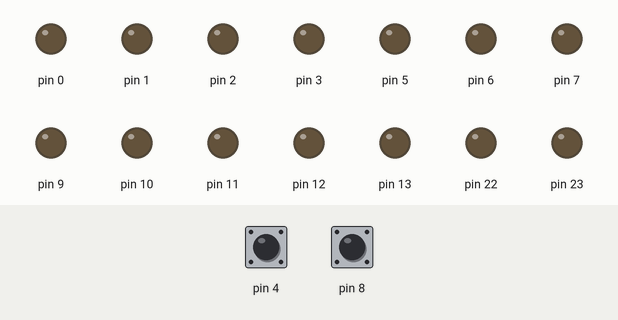
Bench run of a sketch on a simulated Arduino Uno, built with avr-gcc and run on an emulated ATmega328P. Shown: output pins drawn as LEDs (lit = HIGH). The inputs (shaded band) are chosen by the test bench; at power-on: pin 4 HIGH, pin 8 HIGH.

Above: at 5.0 s.
5.1 s: pin 4 pulled LOW for 3.2 s
At 5.8 s:
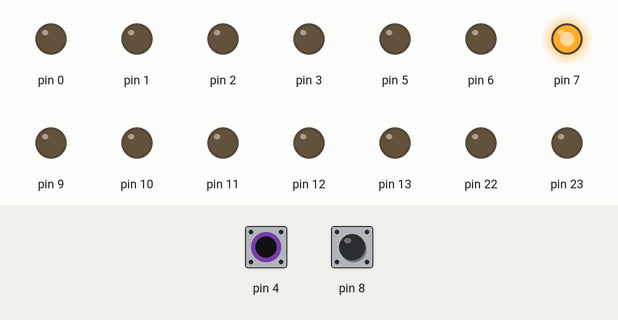
10.8 s: pin 8 pulled LOW for 0.15 s
At 11.4 s:
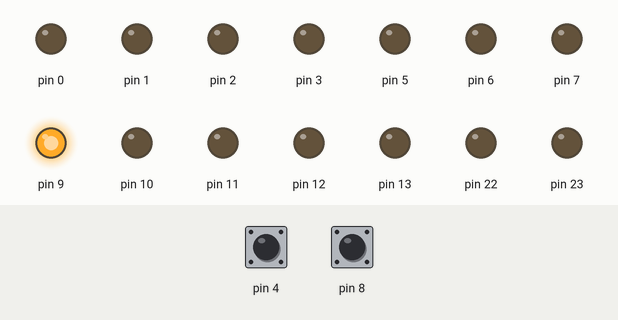
13.9 s: pin 8 pulled LOW for 1 s
At 15.0 s:
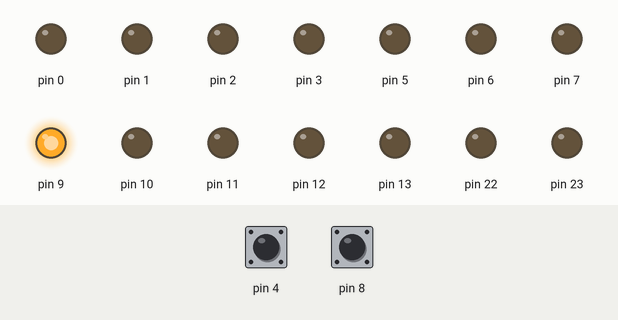
17.9 s: pin 8 pulled LOW for 3.2 s
At 24.3 s:
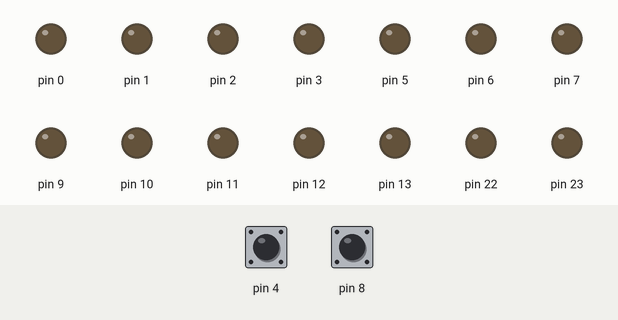
Timing chart, 0 to 25.1 s (numbered marks = the images above; inputs shaded):
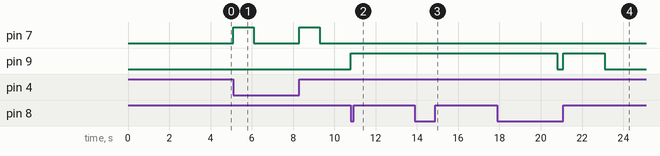

The sketch:

relatorio_12.ino
```cpp
// Na interrupção PCINT0
ISR(PCINT2_vect)
{
    PORTD |= 0b10000000;
    _delay_ms(1000);
    PORTD &= ~(0b10000000);
}

// Na interrupção PCINT2
ISR(PCINT0_vect)
{
    PORTB |= 0b00000010;
    _delay_ms(2000);
    PORTB &= ~(0b00000010);

}

int main(void)
{
    // Configura GPIO
    DDRD |= 0b11101111;  // Pinos do PD em entrada
    PORTD |= 0b00010000; // PULL-UP nos pinos de entrada

    DDRB |= 0b11111110;
    PORTB |= 0b00000001;

    // Habilita interrupção no grupo PCINT2 e PCINT0
    PCICR |= 0b00000101;

    // Habilita PCINT no pino PD4 -> PCINT20
    PCMSK2 |= 0b00010000;
    PCMSK0 |= 0b00000001;

    // Habilita Interrupções globais
    sei();

    for (;;)
    {

    }
}
```

Measured:
- after the input at 5.1 s, pin 7: alternates HIGH for 1.0 s and LOW for 2.2 s, starting at once
- after the input at 10.8 s, pin 9: LOW → HIGH at once
- after the input at 13.9 s, pin 9: stays HIGH (without the input it goes to LOW after 0.90 s)
- after the input at 17.9 s, pin 9: HIGH → LOW after 2.9 s instead of 0.90 s
